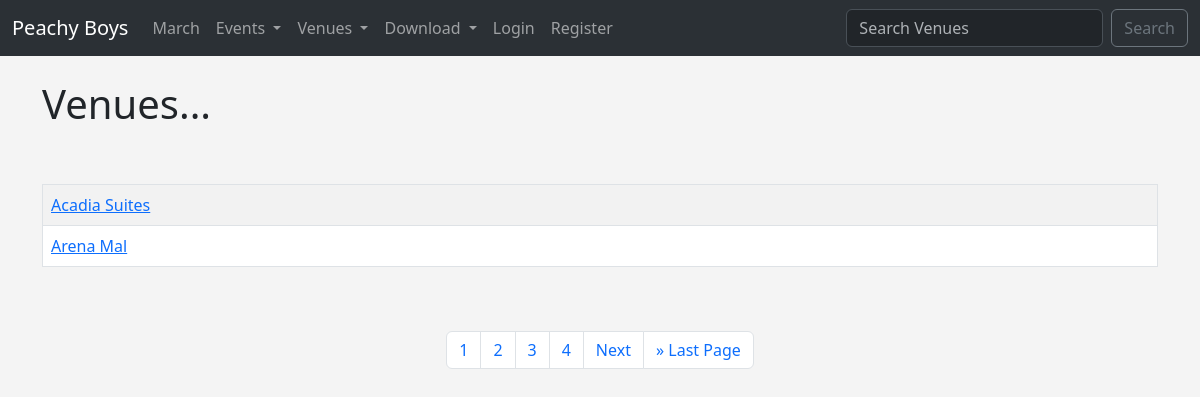
Before: /list_venues/ with the older database file.
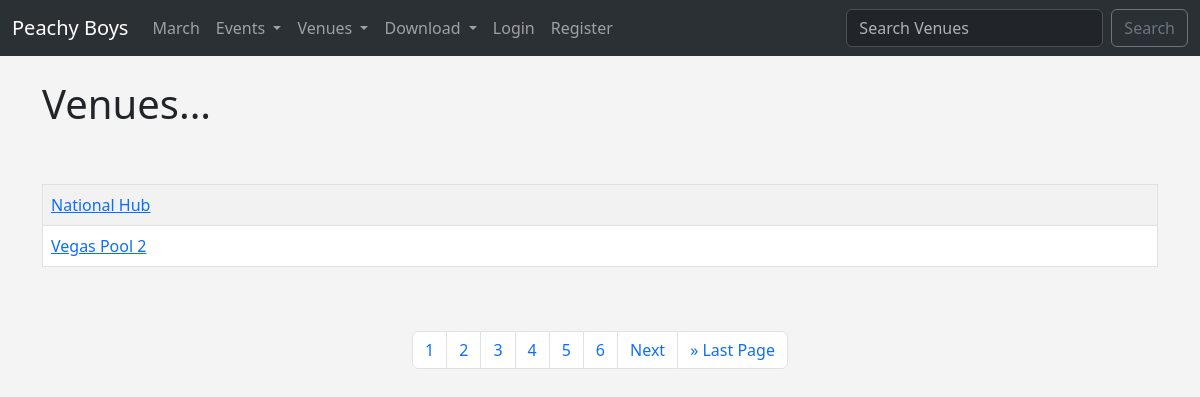
After: the same page with the newer database file.
### events/models.py (models this page shows)
class Venue(models.Model):
    name = models.CharField(max_length=120)
    address = models.CharField(max_length=300)
    zip_code =  models.CharField(max_length=15, blank=True)
    phone = models.CharField(max_length=15, blank=True)
    web = models.URLField(blank=True)
    email_address = models.EmailField(blank=True)
    owner = models.IntegerField(blank=False, default=1)
    venue_image = models.ImageField(null=True, blank=True, upload_to='images/')
    def __str__(self):
        return self.name

### events/views.py (the view)
# urls.py: path('list_venues/', views.list_venues, name='list-venues'),
def list_venues(request):
    venue_list = Venue.objects.all()
    p = Paginator(Venue.objects.all().order_by('-id'), 2)
    page = request.GET.get('page')
    venues = p.get_page(page)
    nums = "a" * venues.paginator.num_pages
    return render(request, 'events/venues.html', {'venue_list':venue_list, 'venues':venues, 'nums':nums})

### events/templates/events/venues.html (shortened to what this page needs)
{% extends 'events/base.html' %}
{% block content %}
    <h1>Venues...</h1>
    <table class="table table-striped table-hover table-bordered">
        {% for venue in venues %}
        <tr>
            <td>
                <a href="{% url 'show-venue' venue.id %}">{{venue}}</a>
            </td>
            <br>
        </tr>
        {% endfor %}
    </table>
    <br><br>
    <nav aria-label="Page navigation example">
        <ul class="pagination justify-content-center">
    {% for i in nums %}
    <li class="page-item"><a class="page-link" href="?page={{ forloop.counter }}">{{ forloop.counter }}</a></li>
    {% endfor %}
    {% if venues.has_next %}
    <li class="page-item"><a class="page-link" href="?page={{ venues.next_page_number }}">Next</a></li>
        <li class="page-item"><a class="page-link" href="?page={{ venues.paginator.num_pages}}">&raquo Last Page</a></li>
    {% endif %}
</ul>
</nav>
<br>
{% endblock %}

Changed rows visible on the page:
no longer on this page (row unchanged): Venue: name "Acadia Suites"
no longer on this page (row unchanged): Venue: name "Arena Mal"
added Venue: name "National Hub"
added Venue: name "Vegas Pool 2"
Other visible differences:
new list line: "5"
new list line: "6"
